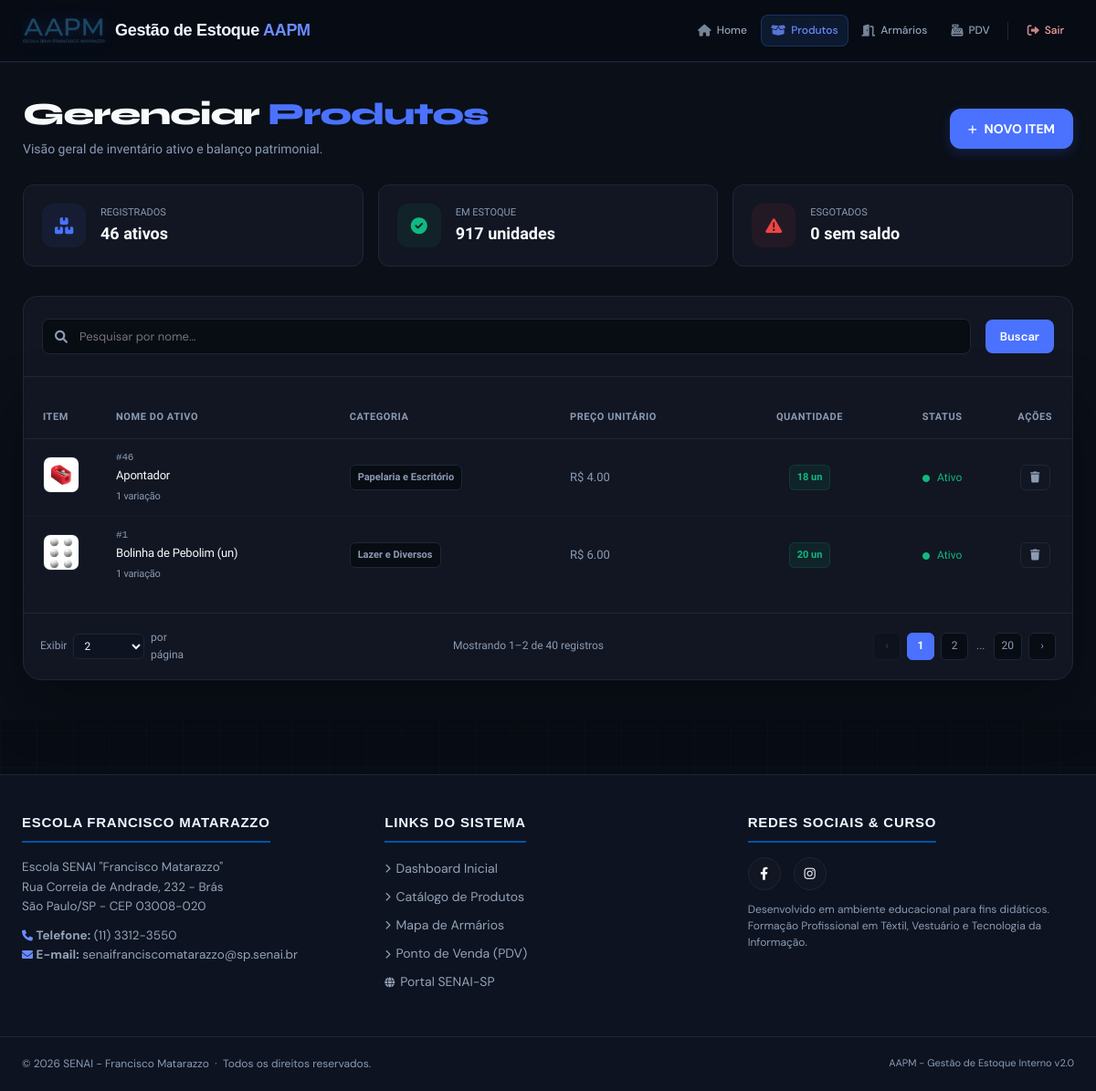
/produtos/ (signed in), run on the app's committed database.
### app/models/produto.py (models this page shows, shortened)
class Produto(Base):
    __tablename__ = "produtos"
    id = Column(Integer, primary_key=True, autoincrement=True, index=True)
    nome = Column(String(150), nullable=False, index=True, unique=True)
    preco = Column(Float, nullable=False, default=0.0)
    ativo = Column(Boolean, default=True)
    imagem_path = Column(String(255), nullable=True)
    categoria_id = Column(Integer, ForeignKey("categorias.id", ondelete="SET NULL"), nullable=True)
    categoria = relationship("Categoria", back_populates="produtos")
    variacoes = relationship("Variacao", back_populates="produto", cascade="all, delete-orphan")
    @property
    def estoque_total(self) -> int:
        """Saldo consolidado de todas as variações do produto."""
        return sum(variacao.estoque_atual for variacao in self.variacoes)
    @property
    def estoque_total(self):
        """Quantidade disponível, calculada a partir das variações do produto."""
        return sum(variacao.estoque_atual or 0 for variacao in self.variacoes)

### app/models/categoria.py (models this page shows, shortened)
class Categoria(Base):
    __tablename__ = "categorias"
    id = Column(Integer, primary_key=True, index=True)
    nome = Column(String(50), unique=True, nullable=False)
    descricao = Column(String(255), nullable=True)
    ativa = Column(Boolean, default=True)
    produtos = relationship("Produto", back_populates="categoria")

### app/models/variacoes.py (models this page shows, shortened)
class Variacao(Base):
    __tablename__ = "variacoes"
    __table_args__ = (
        UniqueConstraint("produto_id", "tamanho", "cor", name="uq_variacao_produto_tamanho_cor"),
    )
    id = Column(Integer, primary_key=True, autoincrement=True, index=True)
    produto_id = Column(Integer, ForeignKey("produtos.id", ondelete="CASCADE"), nullable=False)
    tamanho = Column(String(10), nullable=False)  # Ex: 'P', 'M', 'G', 'GG'
    cor = Column(String(50), nullable=False)      # Ex: 'Azul', 'Preto'
    estoque_atual = Column(Integer, nullable=False, default=0)
    imagem_path = Column(String(255), nullable=True)
    produto = relationship("Produto", back_populates="variacoes")

### app/controllers/produto_controller.py (the view)
@router.get("/")
def listar_produtos(
    request: Request,
    busca: str = "",
    categoria_id: int = 0,
    pagina: int = 1,
    por_pagina: int = 40,
    db: Session = Depends(get_db),
    usuario = Depends(get_usuario_logado)
):
    query = db.query(Produto).filter(Produto.ativo == True)
    if busca:
        query = query.filter(Produto.nome.ilike(f"%{busca}%"))
    if categoria_id:
        query = query.filter(Produto.categoria_id == categoria_id)
    ordered_query = query.order_by(Produto.nome)
    if busca or categoria_id:
        produtos_lista = ordered_query.all()
        total_itens = len(produtos_lista)
        resultado = SimpleNamespace(
            itens=produtos_lista,
            atual=1,
            por_pagina=total_itens if total_itens > 0 else 1,  # Mostra todos em uma página
            total_itens=total_itens,
            total_paginas=1
        )
    else:
        resultado = paginar(ordered_query, pagina, por_pagina)
    filtered_query = query
    if busca or categoria_id:
        total_estoque = (
            db.query(func.coalesce(func.sum(Variacao.estoque_atual), 0))
            .join(Produto, Variacao.produto_id == Produto.id)
            .filter(Produto.id.in_([p.id for p in filtered_query.all()]))
            .scalar()
        )
        total_esgotados = (
            db.query(Produto.id)
            .outerjoin(Variacao)
            .filter(Produto.id.in_([p.id for p in filtered_query.all()]))
            .group_by(Produto.id)
            .having(func.coalesce(func.sum(Variacao.estoque_atual), 0) == 0)
            .count()
        )
    else:
        total_estoque = (
            db.query(func.coalesce(func.sum(Variacao.estoque_atual), 0))
            .join(Produto, Variacao.produto_id == Produto.id)
            .filter(Produto.ativo == True)
            .scalar()
        )
        total_esgotados = (
            db.query(Produto.id)
            .outerjoin(Variacao)
            .filter(Produto.ativo == True)
            .group_by(Produto.id)
            .having(func.coalesce(func.sum(Variacao.estoque_atual), 0) == 0)
            .count()
        )
    categorias = db.query(Categoria).filter(Categoria.ativa == True).all()
    return templates.TemplateResponse(
        request,
        "produtos/index.html",
        {
            "request":      request,
            "usuario":      usuario,
            "produtos":     resultado.itens,
            "categorias":   categorias,
            "busca":        busca,
            "categoria_id": categoria_id,
            "pagina":       resultado.atual,
            "por_pagina":   resultado.por_pagina,
            "total_paginas": resultado.total_paginas,
            "total_produtos": resultado.total_itens,
            "total_estoque": int(total_estoque),
            "total_esgotados": total_esgotados,
        }
    )

### app/templates/produtos/index.html (shortened to what this page needs)
{% extends "base.html" %}
{% from "components/pagination.html" import render as render_pagination with context %}
{% block content %}
<link rel="stylesheet" href="https://cdnjs.cloudflare.com/ajax/libs/font-awesome/6.0.0/css/all.min.css">
<div class="page-wrapper">
    <div class="catalog-container">
        <div style="display: flex; justify-content: space-between; align-items: center; margin-bottom: 28px;">
            <div>
                <h1 style="font-family: 'Syne', sans-serif; font-size: 34px; font-weight: 800; letter-spacing: -1px; color: var(--text-main); margin: 0 0 10px 0; line-height: 1;">
                    Gerenciar <span style="color: var(--accent);">Produtos</span>
                </h1>
                <p style="color: var(--text-muted); font-size: 14px; margin: 0;">
                    Visão geral de inventário ativo e balanço patrimonial.
                </p>
            </div>
            <a href="/produtos/novo" class="btn-add">
                <i class="fas fa-plus" style="font-size: 11px;"></i>
                <span>NOVO ITEM</span>
            </a>
        </div>
        <div class="metrics-grid">
            <div class="metric-card">
                <div class="metric-icon" style="background: rgba(74, 114, 255, 0.08); color: var(--accent);"><i class="fas fa-boxes-stacked"></i></div>
                <div>
                    <span style="display: block; color: var(--text-muted); font-size: 11px; text-transform: uppercase; font-weight: 500;">Registrados</span>
                    <strong style="color: var(--text-main); font-size: 18px; font-weight: 600;">{{ total_produtos }} ativos</strong>
                </div>
            </div>
            <div class="metric-card">
                <div class="metric-icon" style="background: rgba(16, 185, 129, 0.08); color: var(--success);"><i class="fas fa-circle-check"></i></div>
                <div>
                    <span style="display: block; color: var(--text-muted); font-size: 11px; text-transform: uppercase; font-weight: 500;">Em Estoque</span>
                    <strong style="color: var(--text-main); font-size: 18px; font-weight: 600;">{{ total_estoque }} unidades</strong>
                </div>
            </div>
            <div class="metric-card">
                <div class="metric-icon" style="background: rgba(239, 68, 68, 0.08); color: var(--danger);"><i class="fas fa-triangle-exclamation"></i></div>
                <div>
                    <span style="display: block; color: var(--text-muted); font-size: 11px; text-transform: uppercase; font-weight: 500;">Esgotados</span>
                    <strong style="color: var(--text-main); font-size: 18px; font-weight: 600;">{{ total_esgotados }} sem saldo</strong>
                </div>
            </div>
        </div>
        <form class="search-bar-container" method="get" action="/produtos">
            <div class="search-wrapper">
                    <i class="fas fa-magnifying-glass"></i>
                    <input id="tableSearch" type="search" name="busca" value="{{ busca }}" class="search-input" placeholder="Pesquisar por nome...">
                </div>
            <button type="submit" class="btn-action-edit">Buscar</button>
        </form>
        <div class="table-card">
            <div style="overflow-x: auto;">
                <table class="custom-table" id="productsTable">
                    <thead>
                        <tr>
                            <th style="width: 70px;">Item</th>
                            <th>Nome do Ativo</th>
                            <th>Categoria</th>
                            <th>Preço Unitário</th>
                            <th style="text-align: center;">Quantidade</th>
                            <th style="text-align: center;">Status</th>
                            <th style="text-align: center; width: 80px;" onclick="event.stopPropagation();">Ações</th>
                        </tr>
                    </thead>
                    <tbody>
                        {% for produto in produtos %}
                        <tr class="prod-row" data-nome="{{ produto.nome }}" onclick="window.location.href='/produtos/{{ produto.id }}/editar'">
                            <td>
                                <img src="{{ produto.imagem_url }}" alt="{{ produto.nome }}" style="width: 40px; height: 40px; border-radius: 8px; object-fit: cover; border: 1px solid var(--border); background: var(--bg-input);">
                            </td>
                            <td style="font-weight: 500; letter-spacing: -0.2px;">
                                <span style="color: var(--text-muted); font-size: 11px; font-family: monospace; display: block;">#{{ produto.id }}</span>
                                {{ produto.nome }}
                                <div style="font-size: 11px; color: var(--text-muted); margin-top: 4px;">{{ produto.variacoes|length }} variação{% if produto.variacoes|length != 1 %}es{% endif %}</div>
                            </td>
                            <td>
                                <span class="badge badge-category">
                                    {% if produto.categoria %}{{ produto.categoria.nome }}{% else %}—{% endif %}
                                </span>
                            </td>
                            <td style="color: var(--text-muted); font-weight: 500;">
                                R$ {{ "%.2f"|format(produto.preco) }}
                            </td>
                            <td style="text-align: center;">
                                {% if produto.estoque_total == 0 %}
                                <span class="badge badge-danger">0 un</span>
                                {% elif produto.estoque_total < 10 %}
                                <span class="badge badge-warning">{{ produto.estoque_total }} un</span>
                                {% else %}
                                <span class="badge badge-success">{{ produto.estoque_total }} un</span>
                                {% endif %}
                            </td>
                            <td style="text-align: center;">
                                {% if produto.ativo %}
                                <span style="color: var(--success); font-size: 12px;"><i class="fas fa-circle" style="font-size: 8px; margin-right: 5px;"></i> Ativo</span>
                                {% else %}
                                <span style="color: var(--text-muted); font-size: 12px;"><i class="fas fa-circle" style="font-size: 8px; margin-right: 5px;"></i> Inativo</span>
                                {% endif %}
                            </td>
                            <td style="text-align: center;" onclick="event.stopPropagation();">
                                <div style="display: inline-flex; gap: 6px;">
                                    <form method="POST" action="/produtos/{{ produto.id }}/desativar" style="display: inline;">
                                        <button type="button" class="btn-action-disable" title="Remover item" onclick="abrirModalConfirmacao(null, '/produtos/{{ produto.id }}/desativar', '{{ produto.nome }}');">
                                            <i class="fas fa-trash"></i>
                                        </button>
                                    </form>
                                </div>
                            </td>
                        </tr>
                        {% endfor %}
                    </tbody>
                </table>
            </div>
            {{ render_pagination(pagina, por_pagina, total_produtos, total_paginas, 'produtos') }}
        </div>
    </div>
</div>
{% endblock %}

### app/templates/base.html (style rules this page uses)
:root { --bg-base: #080c14; --bg-surface: #0d1320; --bg-card: #111827; --bg-card-hover: #161f30; --border: rgba(99, 179, 237, 0.1); --border-hover: rgba(99, 179, 237, 0.28); --accent: #3b82f6; --accent-glow: rgba(59, 130, 246, 0.35); --accent-light: #60a5fa; --red: #ef4444; --red-glow: rgba(239, 68, 68, 0.3); --text-primary: #f0f6ff; --text-secondary: #94a3b8; --text-muted: #475569; --header-h: 68px; --radius: 12px; --radius-lg: 18px; --transition: 0.22s cubic-bezier(0.4, 0, 0.2, 1); --senai-blue: #0054a6; --senai-yellow: #ffcb05; }
*, *::before, *::after { margin: 0; padding: 0; box-sizing: border-box; }
html { scroll-behavior: smooth; max-width: 100%; overflow-x: hidden; }
body { font-family: 'DM Sans', sans-serif; background-color: var(--bg-base); color: var(--text-primary); line-height: 1.6; min-height: 100vh; display: flex; flex-direction: column; width: 100%; max-width: 100%; overflow-x: hidden; background-image: linear-gradient(rgba(59, 130, 246, 0.03) 1px, transparent 1px), linear-gradient(90deg, rgba(59, 130, 246, 0.03) 1px, transparent 1px); background-size: 40px 40px; }
h1 { font-family: 'Sora', sans-serif; font-size: 18px; font-weight: 700; letter-spacing: -0.3px; color: var(--text-primary); white-space: nowrap; }
h1 span { color: var(--accent-light); }
main>* { min-width: 0; max-width: 100%; }
button, .btn { font-family: 'DM Sans', sans-serif; background: var(--accent); color: #fff; padding: 10px 22px; border: none; border-radius: 8px; cursor: pointer; font-weight: 600; font-size: 14px; transition: all var(--transition); position: relative; overflow: hidden; }
input, textarea, select { width: 100%; padding: 10px 14px; margin: 8px 0; background: var(--bg-card); border: 1px solid var(--border); border-radius: 8px; color: var(--text-primary); font-family: 'DM Sans', sans-serif; font-size: 14px; transition: border-color var(--transition), box-shadow var(--transition); outline: none; }
table { width: 100%; border-collapse: collapse; background: var(--bg-card); margin: 20px 0; border-radius: var(--radius-lg); overflow: hidden; border: 1px solid var(--border); }
table th { background: rgba(59, 130, 246, 0.08); color: var(--accent-light); padding: 14px 18px; text-align: left; font-size: 11px; font-weight: 700; text-transform: uppercase; letter-spacing: 0.08em; border-bottom: 1px solid var(--border); }
table td { padding: 13px 18px; border-bottom: 1px solid rgba(99, 179, 237, 0.05); color: var(--text-secondary); font-size: 14px; }
main>* { animation: fadeUp 0.4s ease both; }

### data on the page
Produto: imagem_url (picture), id "46", nome "Apontador", variacoes|length "1", categoria.nome "Papelaria e Escritório", preco "4.00", estoque_total "18", ativo True (drawn)
Produto: imagem_url (picture), id "1", nome "Bolinha de Pebolim (un)", variacoes|length "1", categoria.nome "Lazer e Diversos", preco "6.00", estoque_total "20", ativo True (drawn)

### other printed values
{{ total_produtos }} "46"
{{ total_estoque }} "917"
{{ total_esgotados }} "0"
form field por_pagina "2"
